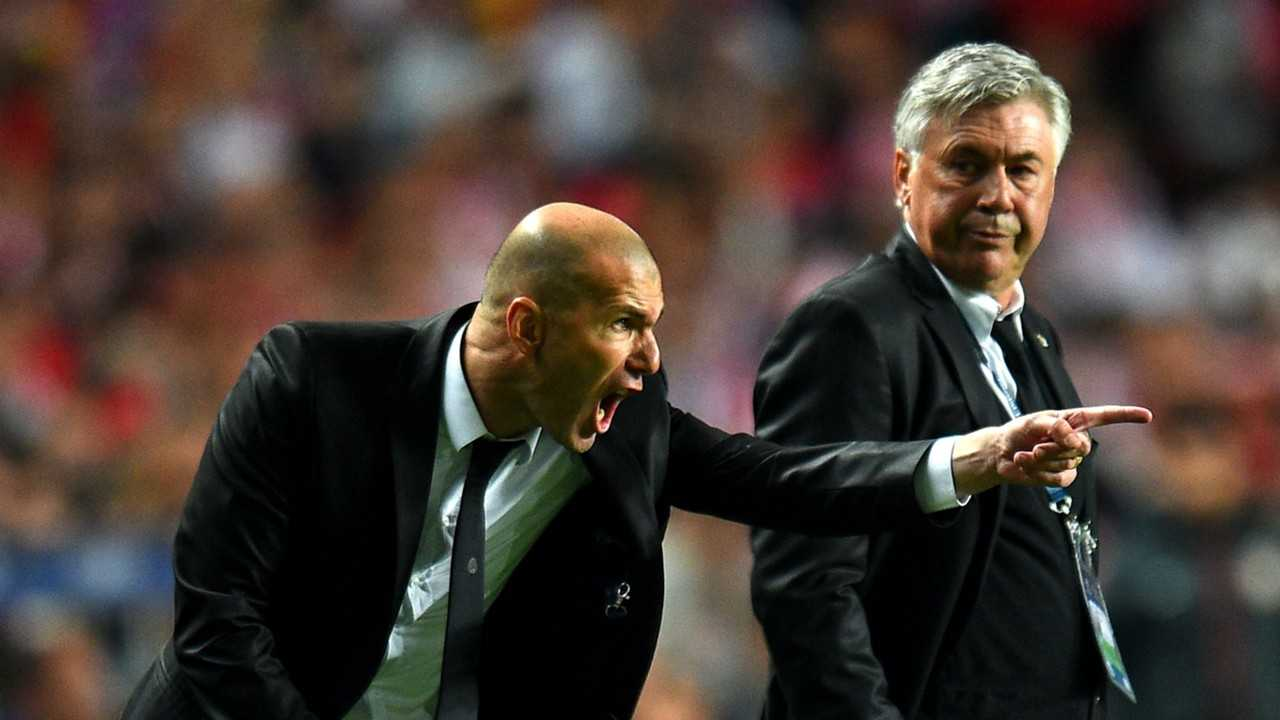
//> input picture ORT/yolo/data/zidane.jpg, 1280 x 720 px
$ ./ConvexHull ../../../ORT/yolo/data/zidane.jpg   (built with g++ and OpenCV 4)
//> lines starting //> are read from the running program, lines starting //| are printed output that depends on the picture; after the words box and inside, x2 and y2 are one past the last pixel; in counts of white or black regions, pixels touching at a corner belong together
#include "opencv2/imgcodecs.hpp"
#include "opencv2/highgui.hpp"
#include "opencv2/imgproc.hpp"
#include <iostream>
using namespace cv;
using namespace std;
Mat src_gray;
int thresh = 100;
RNG rng(12345);
void thresh_callback(int, void* );
int main( int argc, char** argv )
{
    CommandLineParser parser( argc, argv, "{@input | ../../../data/stuff.jpg | input image}" );
    Mat src = imread( samples::findFile( parser.get<String>( "@input" ) ) );
//> src is the input picture: 720 rows x 1280 cols, CV_8UC3; mean B, G, R 51.3, 58.2, 69.5
    if( src.empty() )
    {
        cout << "Could not open or find the image!\n" << endl;
        cout << "Usage: " << argv[0] << " <Input image>" << endl;
        return -1;
    }
    cvtColor( src, src_gray, COLOR_BGR2GRAY );
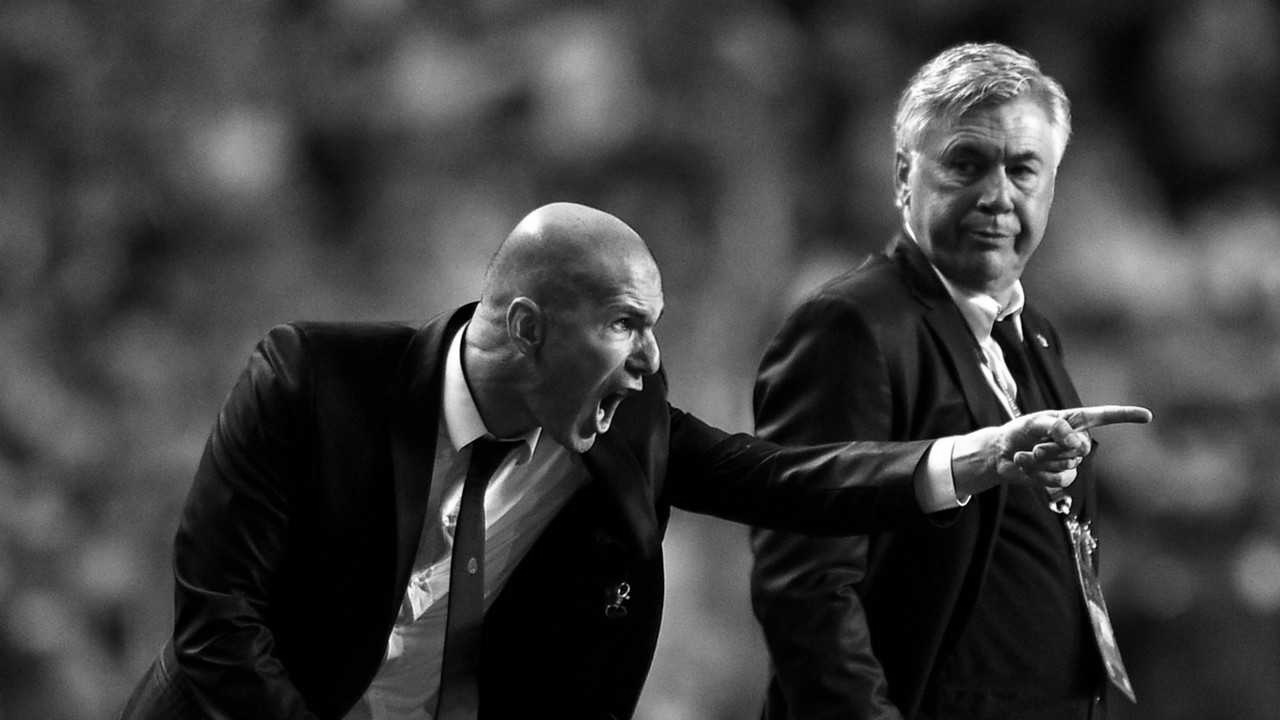
//> src_gray: 720 rows x 1280 cols, CV_8UC1; min 0, max 255, mean 60.8
    blur( src_gray, src_gray, Size(3,3) );
    const char* source_window = "Source";
    namedWindow( source_window );
    imshow( source_window, src );
    const int max_thresh = 255;
    createTrackbar( "Canny thresh:", source_window, &thresh, max_thresh, thresh_callback );
    thresh_callback( 0, 0 );
    waitKey();
    return 0;
}
void thresh_callback(int, void* )
{
    Mat canny_output;
    Canny( src_gray, canny_output, thresh, thresh*2 );
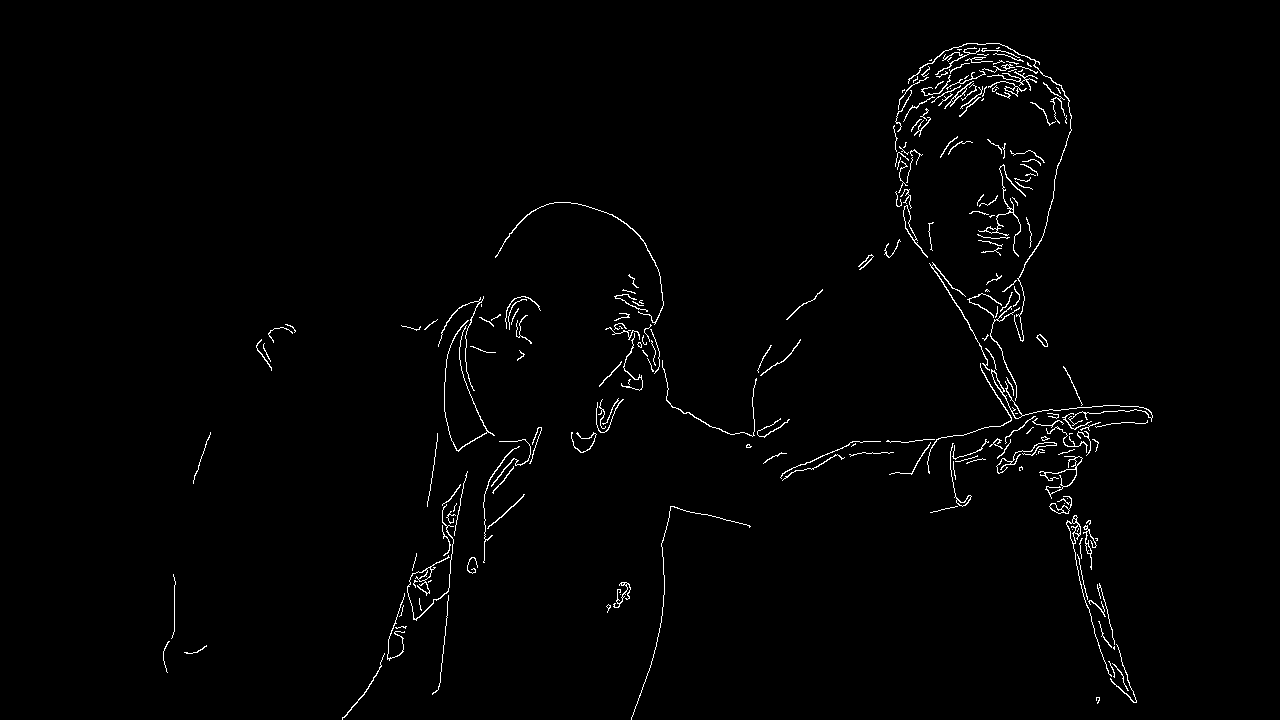
//> canny_output: 720 rows x 1280 cols, CV_8UC1; 1.4% white in thin lines or dots, all inside (x1, y1, x2, y2) = (163, 43, 1153, 720)
    vector<vector<Point> > contours;
    findContours( canny_output, contours, RETR_TREE, CHAIN_APPROX_SIMPLE );
//> contours = 264 contours, 207 with area under 20; largest, box (x1, y1, x2, y2) and area: (1066, 515, 1112, 677) 202, (903, 205, 928, 258) 176, (903, 205, 917, 241) 149, (407, 504, 454, 621) 148, (991, 369, 1153, 426) 130
    vector<vector<Point> >hull( contours.size() );
//> hull = 264 empty contours
    for( size_t i = 0; i < contours.size(); i++ )
    {
        convexHull( contours[i], hull[i] );
    }
//> after the loop, hull = 264 contours, 85 with area under 20; largest, box (x1, y1, x2, y2) and area: (908, 43, 1072, 342) 26617, (495, 202, 664, 325) 11879, (631, 506, 751, 720) 9264, (662, 360, 757, 437) 4974, (991, 369, 1153, 426) 4746
    Mat drawing = Mat::zeros( canny_output.size(), CV_8UC3 );
    for( size_t i = 0; i< contours.size(); i++ )
    {
        Scalar color = Scalar( rng.uniform(0, 256), rng.uniform(0,256), rng.uniform(0,256) );
        drawContours( drawing, contours, (int)i, color );
        drawContours( drawing, hull, (int)i, color );
    }
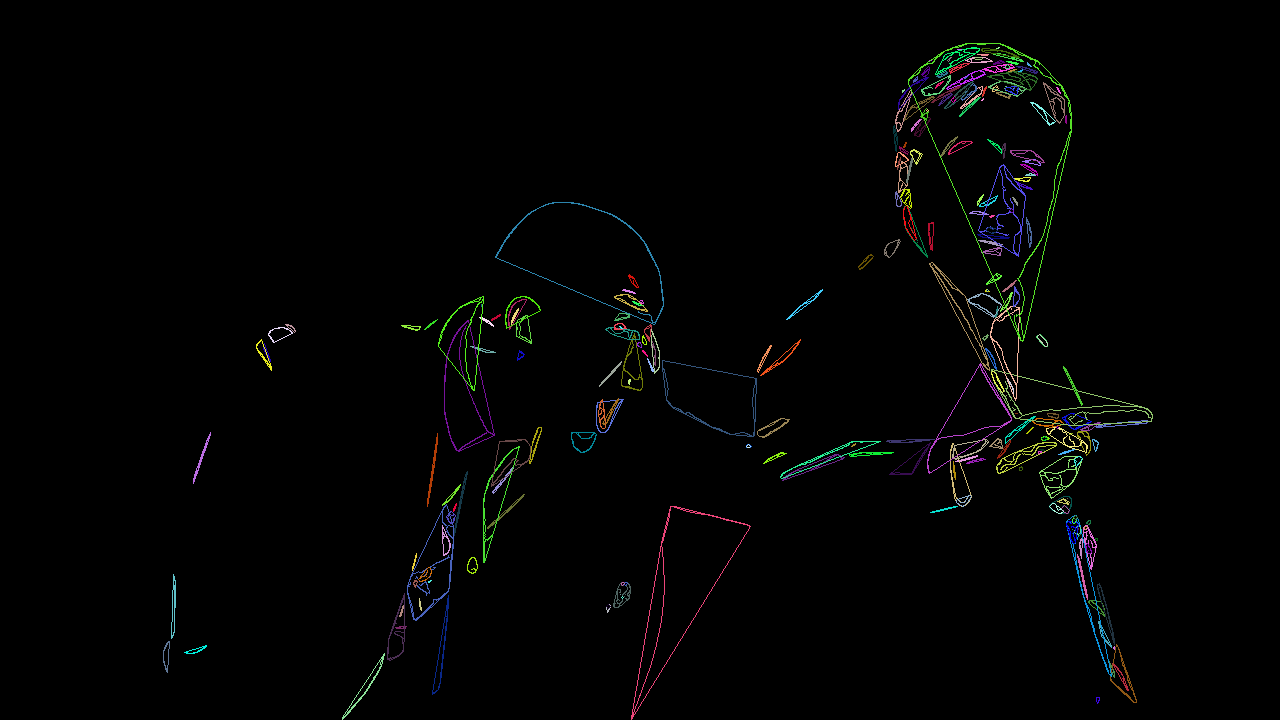
//> drawing: 720 rows x 1280 cols, CV_8UC3; mean B, G, R 2.9, 3.2, 2.9
    imshow( "Hull demo", drawing );
}
